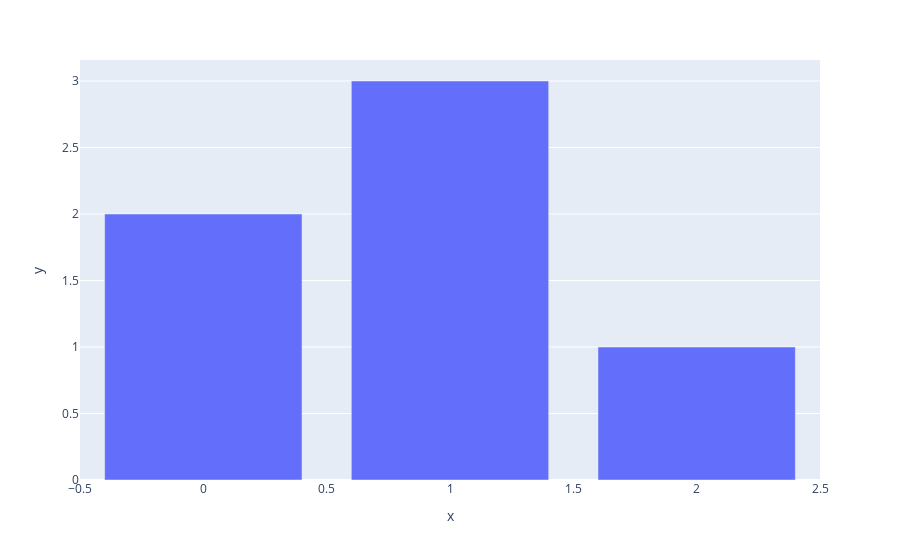

Notebook code for this chart:
### Code cell
fig = px.bar(y=[2, 3, 1])
fig.show() # muestra el gráfico en la celda de abajo
if api_key: py.plot(fig, filename = 'fig1_online.png', auto_open=True)

### Figure 1 — Plotly figure (JSON) as saved in the notebook; plotly's stock layout.template omitted (floating-point values rounded to 4 significant figures)
{"data": [{"alignmentgroup": "True", "hovertemplate": "x=%{x}<br>y=%{y}<extra></extra>", "legendgroup": "", "marker": {"color": "#636efa"}, "name": "", "offsetgroup": "", "orientation": "v", "showlegend": false, "textposition": "auto", "type": "bar", "x": [0, 1, 2], "xaxis": "x", "y": [2, 3, 1], "yaxis": "y"}], "layout": {"autosize": true, "barmode": "relative", "legend": {"tracegroupgap": 0}, "margin": {"t": 60}, "xaxis": {"anchor": "y", "autorange": true, "domain": [0, 1], "range": [-0.5, 2.5], "title": {"text": "x"}, "type": "linear"}, "yaxis": {"anchor": "x", "autorange": true, "domain": [0, 1], "range": [0, 3.158], "title": {"text": "y"}, "type": "linear"}}}
